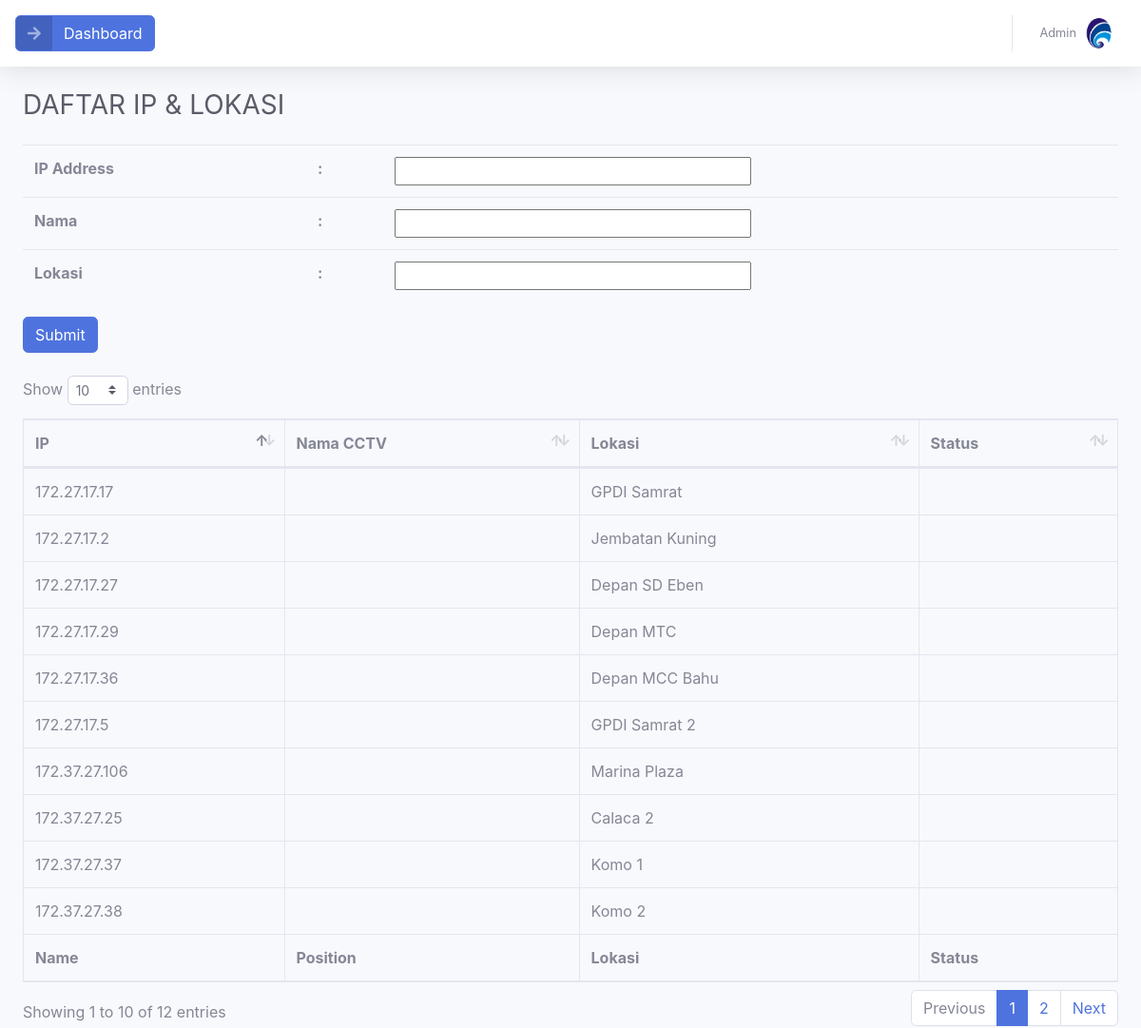
Before: /index.php/home with the older database file.
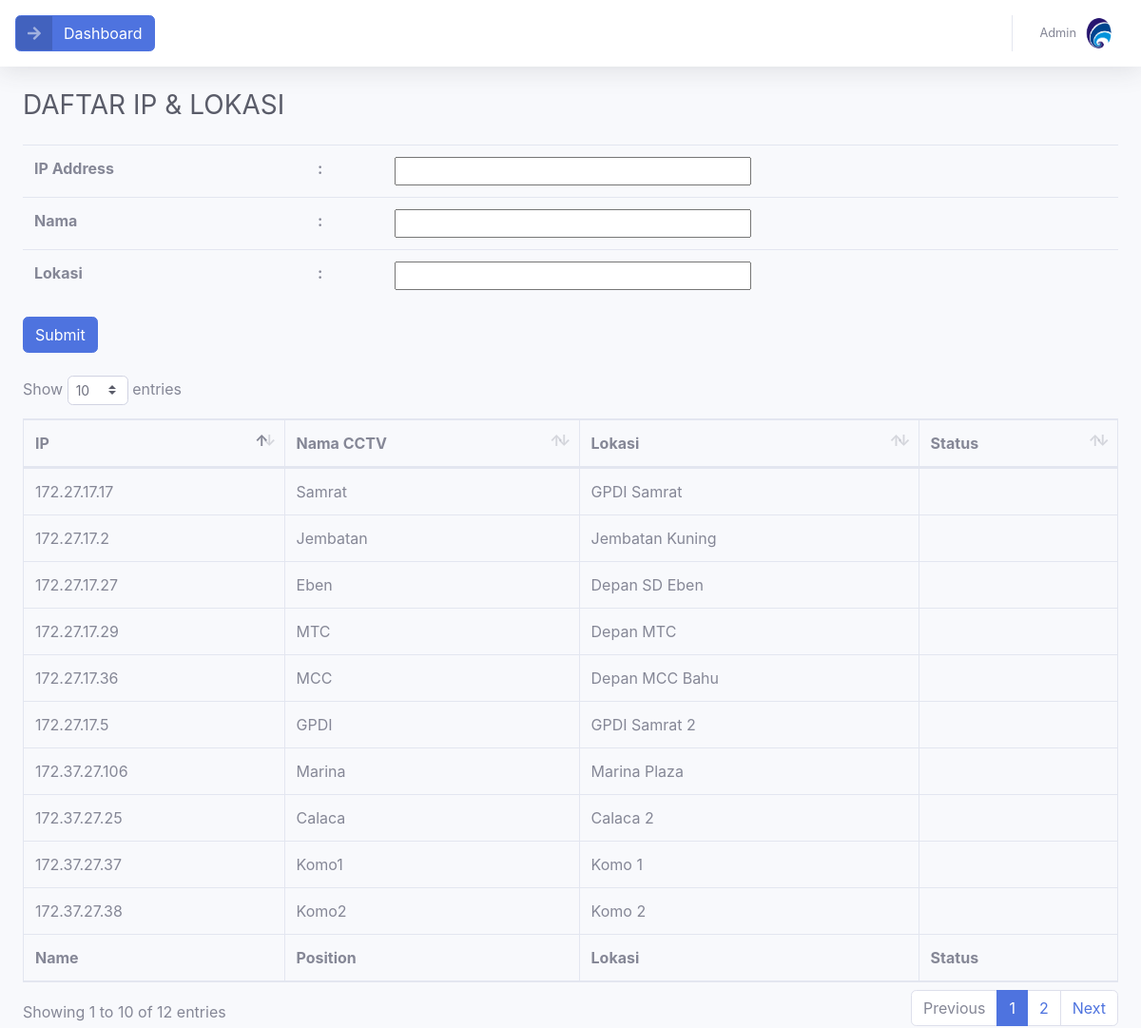
After: the same page with the newer database file.
### tables this page shows
CREATE TABLE `cctv` (
  `ip` varchar(15) NOT NULL,
  `nama` varchar(50) NOT NULL,
  `lokasi` varchar(50) NOT NULL
);

### application/controllers/Home.php (called while the page is built, shortened)
<?php
class Home extends CI_Controller
{
    public function __construct()
    {
        $this->load->model('cctv');
    }
    public function index()
    {
        $recordCctv = $this->cctv->getDataCctv();
        $data['data_cctv'] = $recordCctv;
        $data['title'] =  "Daftar CCTV";
        $this->load->view('home/Home_view', $data);
    }
}

### index.php (called while the page is built, shortened)
<?php
require_once BASEPATH.'core/CodeIgniter.php';

### application/models/cctv.php (called while the page is built, shortened)
<?php
class cctv extends CI_Model
{
    public function getDataCctv()
    {
        $this->db->select('*');
        $this->db->from('cctv');
        $query = $this->db->get();
        return $query->result();
    }
}

### application/views/home/Home_view.php (the view, shortened to what this page needs)
<!DOCTYPE html>
<html lang="en">
<head>
    <link href="<?= base_url('assets/'); ?>vendor/fontawesome-free/css/all.min.css" rel="stylesheet" type="text/css">
    <link href="<?= base_url('assets/'); ?>css/sb-admin-2.min.css" rel="stylesheet">
    <link href="vendor/datatables/dataTables.bootstrap4.min.css" rel="stylesheet">
</head>
<body class="bg-gradient-primary" id="page-top">
    <div id="wrapper">
      <div id="content-wrapper" class="d-flex flex-column">
        <div id="content">
          <nav class="navbar navbar-expand navbar-light bg-white topbar mb-4 static-top shadow">
            <a href="<?= base_url('home/dashboard') ?>" class="btn btn-primary btn-icon-split">
                <span class="icon text-white-50">
                    <i class="fas fa-arrow-right rotate-90"></i>
                </span>
                <span class="text">Dashboard</span>
            </a>
            <ul class="navbar-nav ml-auto">
              <li class="nav-item dropdown no-arrow">
                <a class="nav-link dropdown-toggle" href="#" id="userDropdown" role="button" data-toggle="dropdown" aria-haspopup="true" aria-expanded="false">
                  <span class="mr-2 d-none d-lg-inline text-gray-600 small">Admin</span>
                  <img class="img-profile rounded-circle" src="assets/img/kominfo.png" />
                </a>
              </li>
            </ul>
          </nav>
           <div class="container-fluid">
            <div class="d-sm-flex align-items-center justify-content-between mb-4">
              <h1 class="h3 mb-0 text-gray-800">DAFTAR IP & LOKASI</h1>
            </div>
                <form class="form mb-4" action="<?= base_url('home/insertip') ?>" method="post">
                  <table class="table">
                        <tr>
                            <th>IP Address</th>
                            <th>:</th>
                            <th><input  type="text" name="ip" required style="width:50%;"></th>
                        </tr>
                        <tr">
                            <th>Nama</th>
                            <th>:</th>
                            <th><input type="text" name="nama" required style="width:50%;"></th>
                        <tr>
                            <th>Lokasi</th>
                            <th>:</th>
                            <th><input type="text" name="lokasi" required style="width:50%;"></th>
                        </tr>
                        </table>
                        <input class="btn btn-primary" type="submit">
                </form>
                <table id="tabelCCTV" class="table table-bordered" width="100%" cellspacing="0">
                      <thead>
                          <tr>
                              <th>IP</th>
                              <th>Nama CCTV</th>
                              <th>Lokasi</th>
                              <th>Status</th>
                          </tr>
                      </thead>
                      <tbody>
                          <?php
                                    foreach ($data_cctv as $row) {
                                    ?>
                                        <tr>
                                            <td><?php echo $row->ip ?></td>
                                            <td><?php echo $row->nama ?></td>
                                            <td><?php echo $row->lokasi ?></td>
                                            <td>
                                          </td>
                                        </tr>
                                    <?php } ?>
                      </tbody>
                      <tfoot>
                          <tr>
                              <th>Name</th>
                              <th>Position</th>
                              <th>Lokasi</th>
                              <th>Status</th>
                          </tr>
                      </tfoot>
                  </table>
                    </div>
 </body>
 </html>

Changed rows visible on the page:
changed cctv "GPDI Samrat": nama (not shown) → "Samrat"
changed cctv "Jembatan Kuning": nama (not shown) → "Jembatan"
changed cctv "Depan SD Eben": nama (not shown) → "Eben"
changed cctv "Depan MTC": nama (not shown) → "MTC"
changed cctv "Depan MCC Bahu": nama (not shown) → "MCC"
changed cctv "GPDI Samrat 2": nama (not shown) → "GPDI"
changed cctv "Marina Plaza": nama (not shown) → "Marina"
changed cctv "Calaca 2": nama (not shown) → "Calaca"
changed cctv "Komo 1": nama (not shown) → "Komo1"
changed cctv "Komo 2": nama (not shown) → "Komo2"
